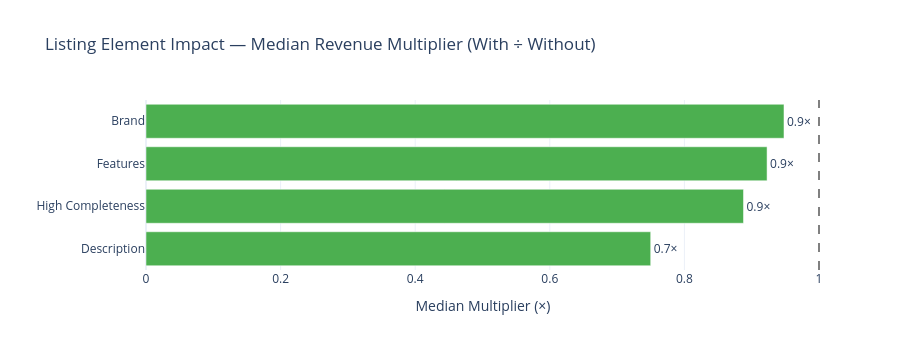

Source (notebook cell):
### Markdown cell above
### 4.1 — Revenue by Listing Completeness

### Code cell
elements = {
    'Features': ('avg_rev_with_features', 'avg_rev_without_features'),
    'Description': ('avg_rev_with_description', 'avg_rev_without_description'),
    'Brand': ('avg_rev_with_brand', 'avg_rev_without_brand'),
    'High Completeness': ('avg_rev_high_completeness', 'avg_rev_low_completeness')
}

multipliers = []
for label, (with_col, without_col) in elements.items():
    ratio = (df_listing[with_col] / df_listing[without_col].replace(0, np.nan)).median()
    multipliers.append({'element': label, 'median_multiplier': ratio})

df_mult = pd.DataFrame(multipliers).sort_values('median_multiplier', ascending=True)

fig = px.bar(
    df_mult,
    x='median_multiplier', y='element',
    orientation='h',
    title='Listing Element Impact — Median Revenue Multiplier (With ÷ Without)',
    labels={'median_multiplier': 'Median Multiplier (×)', 'element': ''},
    template=TEMPLATE,
    color_discrete_sequence=['#4CAF50']
)
fig.update_traces(texttemplate='%{x:.1f}×', textposition='outside')
fig.add_vline(x=1, line_color='gray', line_dash='dash')
fig.update_layout(height=350)
save_chart(fig, '04_listing_element_multipliers')
fig.show()

### Figure 1 — Plotly figure (JSON) as saved in the notebook; plotly's stock layout.template omitted (floating-point values rounded to 4 significant figures)
{"data": [{"hovertemplate": "Median Multiplier (×)=%{x}<br>=%{y}<extra></extra>", "legendgroup": "", "marker": {"color": "#4CAF50", "pattern": {"shape": ""}}, "name": "", "orientation": "h", "showlegend": false, "textposition": "outside", "texttemplate": "%{x:.1f}×", "type": "bar", "x": [0.7499, 0.8878, 0.9228, 0.948], "xaxis": "x", "y": ["Description", "High Completeness", "Features", "Brand"], "yaxis": "y"}], "layout": {"barmode": "relative", "height": 350, "legend": {"tracegroupgap": 0}, "shapes": [{"line": {"color": "gray", "dash": "dash"}, "type": "line", "x0": 1, "x1": 1, "xref": "x", "y0": 0, "y1": 1, "yref": "y domain"}], "title": {"text": "Listing Element Impact — Median Revenue Multiplier (With ÷ Without)"}, "xaxis": {"anchor": "y", "domain": [0, 1], "title": {"text": "Median Multiplier (×)"}}, "yaxis": {"anchor": "x", "domain": [0, 1], "title": {"text": ""}}}}
